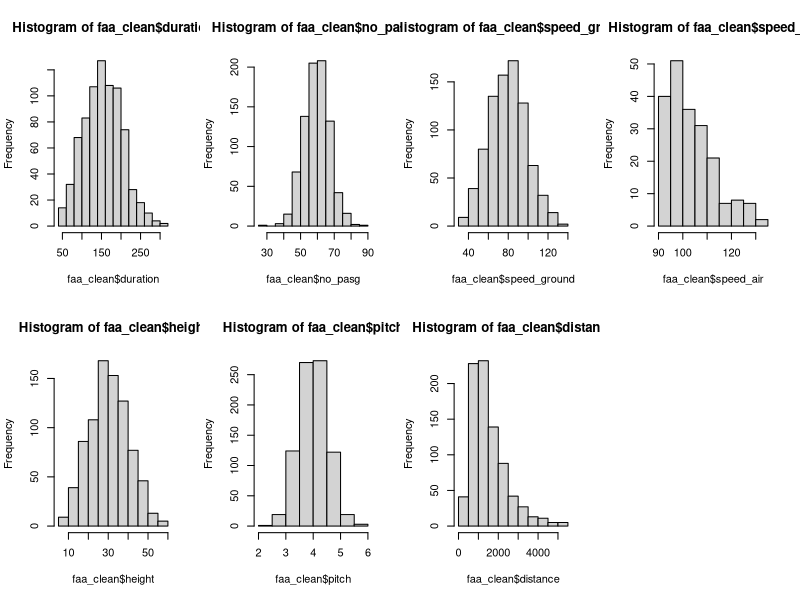
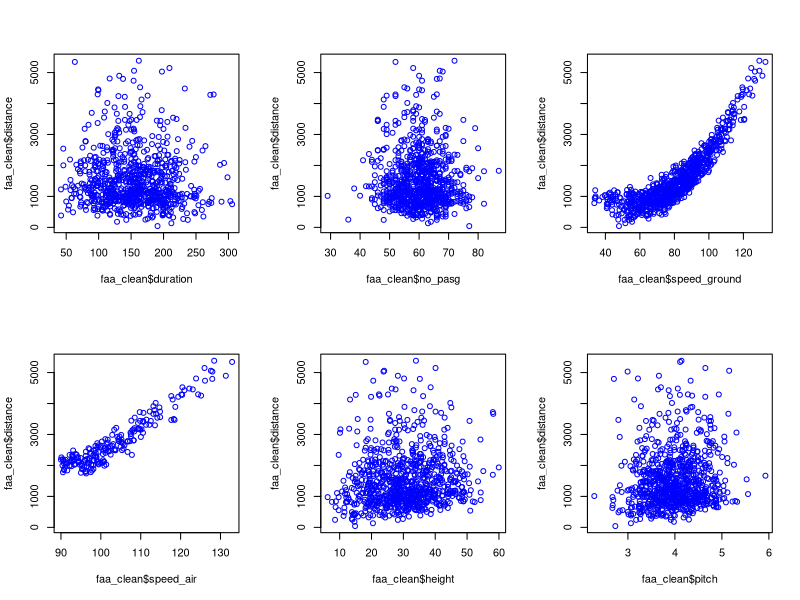
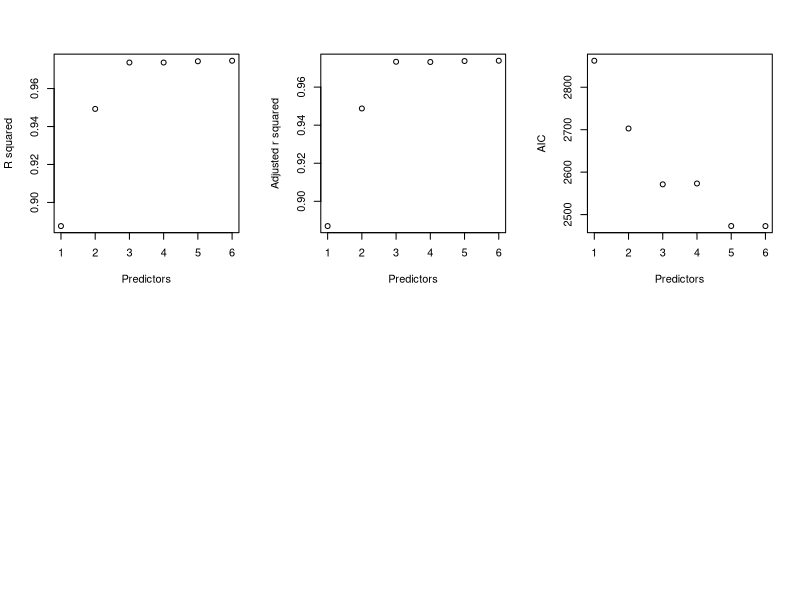

Write R code to recreate these figures, in order.
## ---- chunk 1
library(readxl)
library(dplyr)
library(tidyr)
library(MASS)
## ---- chunk 2
# Importing datasets
faa1 <- read_excel("FAA1-1.xls")
faa2 <- read_excel("FAA2-1.xls")
## ---- chunk 3
# Structure of both datasets
str(faa1)
str(faa2)
## ---- chunk 4
faa2$duration <- ""
faa_merged <- rbind(faa1, faa2)
faa_merged <- distinct(faa_merged, aircraft, no_pasg, speed_ground, .keep_all = T)
## ---- chunk 5
str(faa_merged)
faa_merged$duration <- as.numeric(faa_merged$duration)
summary(faa_merged)
## ---- chunk 6
faa_clean <- faa_merged %>% 
                  filter((duration > 40 & between(speed_ground, 30, 140) & 
                          height >= 6 & distance < 6000) %>% 
                  replace_na(TRUE))
## ---- chunk 7
str(faa_clean)
summary(faa_clean)
## ---- chunk 8
par(mfrow = c(2,4))
hist(faa_clean$duration)
hist(faa_clean$no_pasg)
hist(faa_clean$speed_ground)
hist(faa_clean$speed_air)
hist(faa_clean$height)
hist(faa_clean$pitch)
hist(faa_clean$distance)
## ---- chunk 9
faa_cor <- cor(faa_clean[2:8], use = "pairwise.complete.obs")
table1 <- data.frame(variables = c("duration", "no_pasg", "speed_ground", "spedd_air", "height", "pitch", "distance"), correlation = faa_cor[,7])
table1 <- table1 %>% 
              mutate(Direction = ifelse(correlation > 0, "Positive", "Negative"),
                     correlation = ifelse(correlation > 0, correlation, correlation*(-1)))
table1 <- table1 %>% 
          arrange(desc(abs(correlation)))
## ---- chunk 10
par(mfrow = c(2,3))
plot(faa_clean$duration, faa_clean$distance, col="blue")
plot(faa_clean$no_pasg, faa_clean$distance, col="blue")
plot(faa_clean$speed_ground, faa_clean$distance, col="blue")
plot(faa_clean$speed_air, faa_clean$distance, col="blue")
plot(faa_clean$height, faa_clean$distance, col="blue")
plot(faa_clean$pitch, faa_clean$distance, col="blue")
## ---- chunk 11
faa_clean <- faa_clean %>% 
                mutate(airplane_make = ifelse(aircraft %in% "boeing", 1, 0))
str(faa_clean)
faa_clean$airplane_make <- as.factor(faa_clean$airplane_make)
## ---- chunk 12
model1 <- lm(distance ~ duration, faa_clean)
model2 <- lm(distance ~ no_pasg, faa_clean)
model3 <- lm(distance ~ speed_ground, faa_clean)
model4 <- lm(distance ~ speed_air, faa_clean)
model5 <- lm(distance ~ height, faa_clean)
model6 <- lm(distance ~ pitch, faa_clean)
model7 <- lm(distance ~ airplane_make, faa_clean)
summary(model2)$coefficients
table2 <- data.frame(variables = c("duration", "no_pasg", "speed_ground", "spedd_air", "height", "pitch", "airplane_make"),coefficients = c(summary(model1)$coefficients[2,1], summary(model2)$coefficients[2,1], summary(model3)$coefficients[2,1], summary(model4)$coefficients[2,1], summary(model5)$coefficients[2,1], summary(model6)$coefficients[2,1], summary(model7)$coefficients[2,1]), 
                     p_value = c(summary(model1)$coefficients[2,4], summary(model2)$coefficients[2,4], summary(model3)$coefficients[2,4], summary(model4)$coefficients[2,4], summary(model5)$coefficients[2,4], summary(model6)$coefficients[2,4], summary(model7)$coefficients[2,4]))

table2 <- table2 %>% 
          arrange(abs(p_value))

## ---- chunk 13
faa_std <- faa_clean %>% 
            transmute(distance = distance * 1,
                      duration = (duration - mean(duration, na.rm = T))/sd(duration, na.rm = T),
                      no_pasg = (no_pasg - mean(no_pasg, na.rm = T))/sd(no_pasg, na.rm = T),
                      speed_ground = (speed_ground - mean(speed_ground, na.rm = T))/sd(speed_ground, na.rm = T),
                      speed_air = (speed_air - mean(speed_air, na.rm = T))/sd(speed_air, na.rm = T),
                      height = (height - mean(height, na.rm = T))/sd(height, na.rm = T),
                      pitch = (pitch - mean(pitch, na.rm = T))/sd(pitch, na.rm = T),
                      airplane_make = airplane_make)
str(faa_std)

model1.std <- lm(distance ~ duration, faa_std)
model2.std <- lm(distance ~ no_pasg, faa_std)
model3.std <- lm(distance ~ speed_ground, faa_std)
model4.std <- lm(distance ~ speed_air, faa_std)
model5.std <- lm(distance ~ height, faa_std)
model6.std <- lm(distance ~ pitch, faa_std)
model7.std <- lm(distance ~ airplane_make, faa_std)

table3 <- data.frame(variables = c("duration", "no_pasg", "speed_ground", "spedd_air", "height", "pitch", "airplane_make"),coefficients = c(summary(model1.std)$coefficients[2,1], summary(model2.std)$coefficients[2,1], summary(model3.std)$coefficients[2,1], summary(model4.std)$coefficients[2,1], summary(model5.std)$coefficients[2,1], summary(model6.std)$coefficients[2,1], summary(model7.std)$coefficients[2,1]), 
                     p_value = c(summary(model1.std)$coefficients[2,4], summary(model2.std)$coefficients[2,4], summary(model3.std)$coefficients[2,4], summary(model4.std)$coefficients[2,4], summary(model5.std)$coefficients[2,4], summary(model6.std)$coefficients[2,4], summary(model7.std)$coefficients[2,4]))

table3 <- table3 %>% 
          arrange(abs(p_value))
table3
## ---- chunk 14
table0 <- data.frame(rank = c(1,2,3,4,5,6,7), variables = c("speed_ground", "speed_air", "airplane_make", "height", "pitch", "duration", "no_pasg"))
table0
## ---- chunk 15
model.sg <- lm(distance ~ speed_ground, faa_clean)
model.sa <- lm(distance ~ speed_air, faa_clean)
model.sga <- lm(distance ~ speed_ground + speed_air, faa_clean)
summary(model.sg)
summary(model.sa)
summary(model.sga)
cor(faa_clean$speed_air, faa_clean$speed_ground, use = "complete.obs")
## ---- chunk 16
fmodel1 <- lm(distance ~ speed_air, faa_clean)
fmodel2 <- lm(distance ~ speed_air + airplane_make, faa_clean)
fmodel3 <- lm(distance ~ speed_air + airplane_make + height, faa_clean)
fmodel4 <- lm(distance ~ speed_air + airplane_make + height + pitch, faa_clean)
fmodel5 <- lm(distance ~ speed_air + airplane_make + height + pitch + duration, faa_clean)
fmodel6 <- lm(distance ~ speed_air + airplane_make + height + pitch + duration + no_pasg, faa_clean)

r_squared <- data.frame(r.squared = c(summary(fmodel1)$r.squared, summary(fmodel2)$r.squared, summary(fmodel3)$r.squared, summary(fmodel4)$r.squared, summary(fmodel5)$r.squared, summary(fmodel6)$r.squared), parameters = c(1,2,3,4,5,6))

plot(r_squared$parameters, r_squared$r.squared, xlab = "Predictors", ylab = "R squared")
## ---- chunk 17
adj_r_squared <- data.frame(adj.r.squared = c(summary(fmodel1)$adj.r.squared, summary(fmodel2)$adj.r.squared, summary(fmodel3)$adj.r.squared, summary(fmodel4)$adj.r.squared, summary(fmodel5)$adj.r.squared, summary(fmodel6)$adj.r.squared), parameters = c(1,2,3,4,5,6))

plot(adj_r_squared$parameters, adj_r_squared$adj.r.squared, xlab = "Predictors", ylab = "Adjusted r squared")
## ---- chunk 18
fmodel1_aic <- AIC(lm(distance ~ speed_air, faa_clean))
fmodel2_aic <- AIC(lm(distance ~ speed_air + airplane_make, faa_clean))
fmodel3_aic <- AIC(lm(distance ~ speed_air + airplane_make + height, faa_clean))
fmodel4_aic <- AIC(lm(distance ~ speed_air + airplane_make + height + pitch, faa_clean))
fmodel5_aic <- AIC(lm(distance ~ speed_air + airplane_make + height + pitch + duration, faa_clean))
fmodel6_aic <- AIC(lm(distance ~ speed_air + airplane_make + height + pitch + duration + no_pasg, faa_clean))

model_aic <- data.frame(AIC = c(fmodel1_aic, fmodel2_aic, fmodel3_aic, fmodel4_aic, fmodel5_aic, fmodel6_aic), parameters = c(1,2,3,4,5,6))

plot(model_aic$parameters, model_aic$AIC, xlab = "Predictors", ylab = "AIC")
## ---- chunk 19
stepAIC(fmodel6, direction = "forward")
faa_clean_bw <- filter(faa_clean, !is.na(duration), !is.na(speed_air))
fmodel6_bw <- lm(distance ~ speed_air + airplane_make + height + pitch + duration + no_pasg, faa_clean_bw)
stepAIC(fmodel6_bw, direction = "backward")
